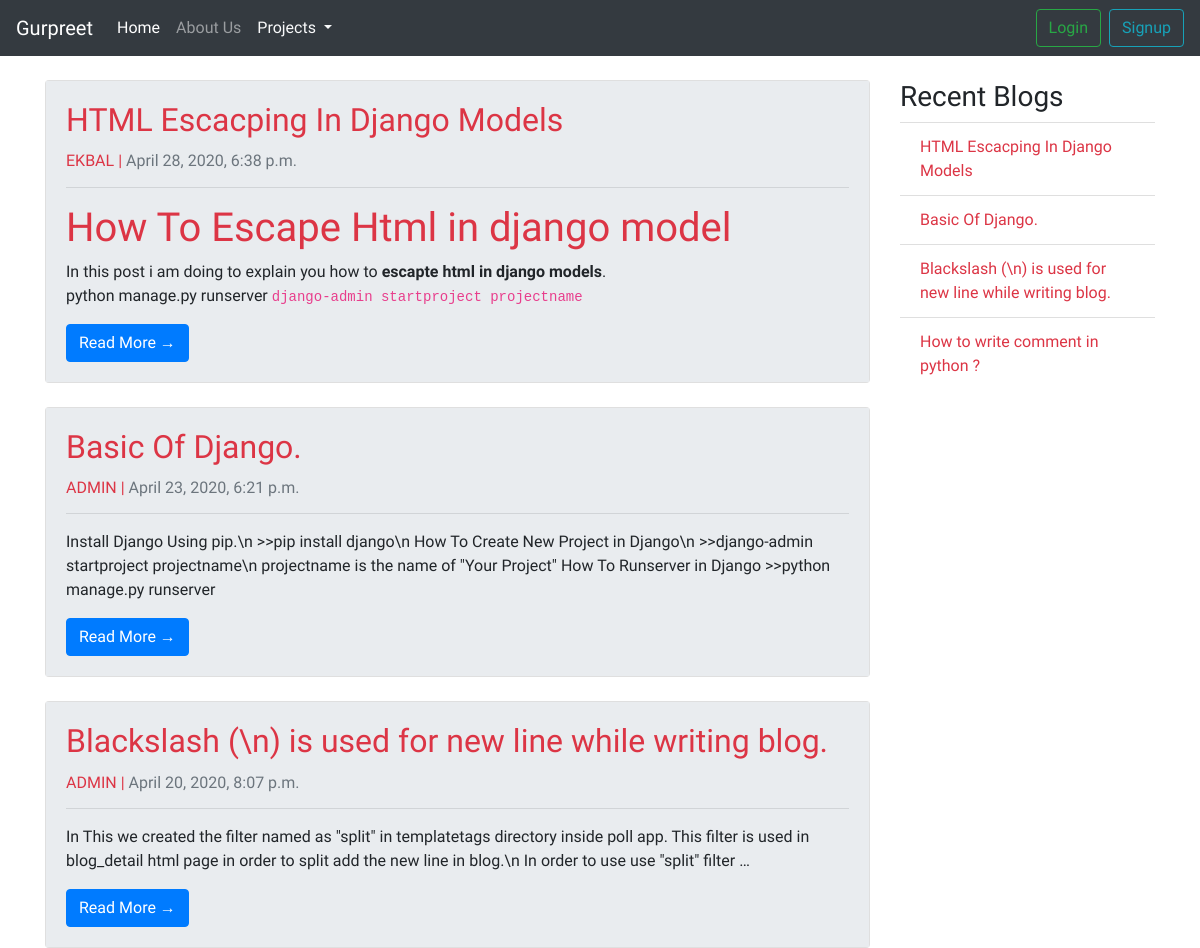
Before: /show_blogs (upper part) with the older database file.
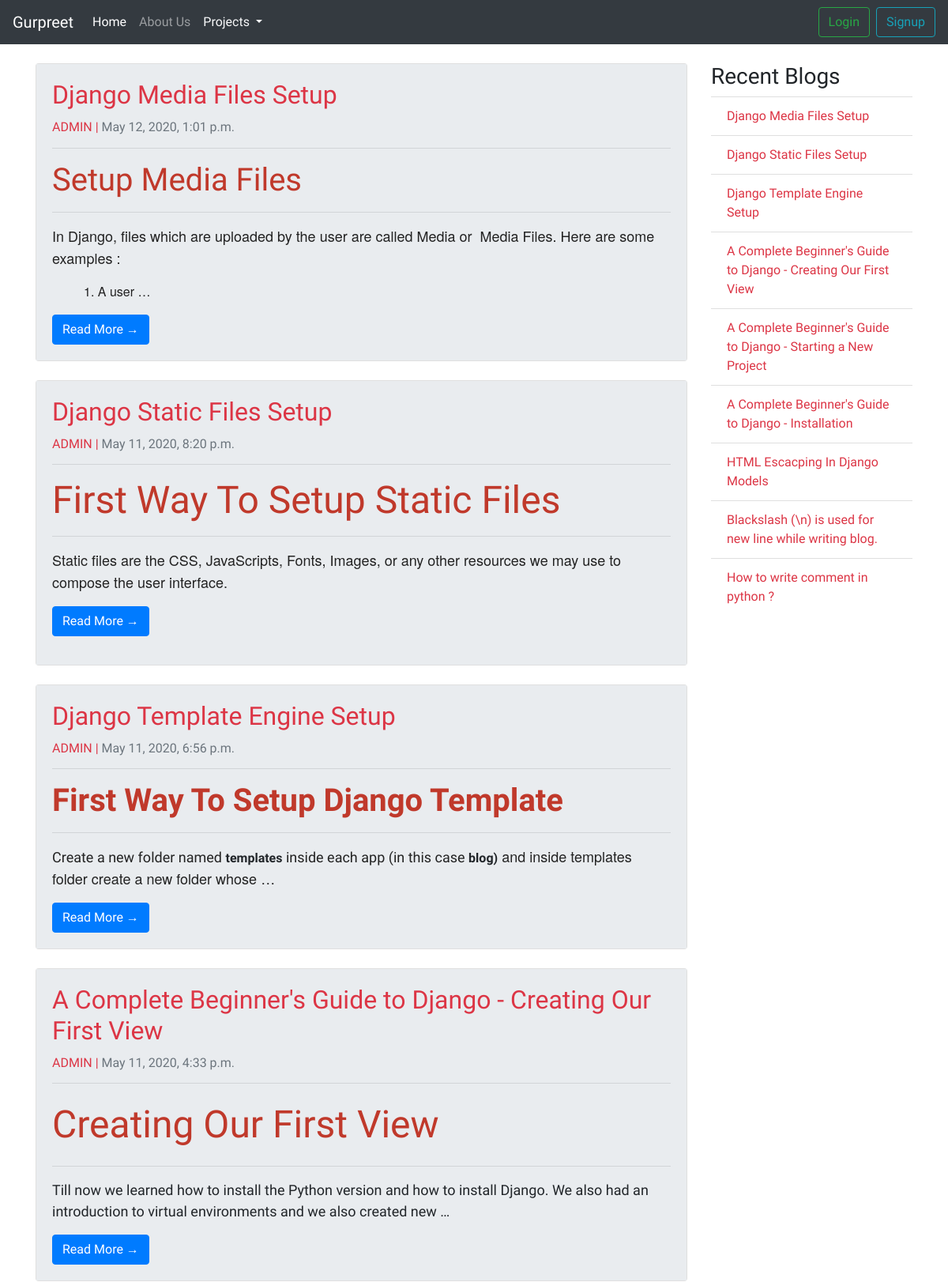
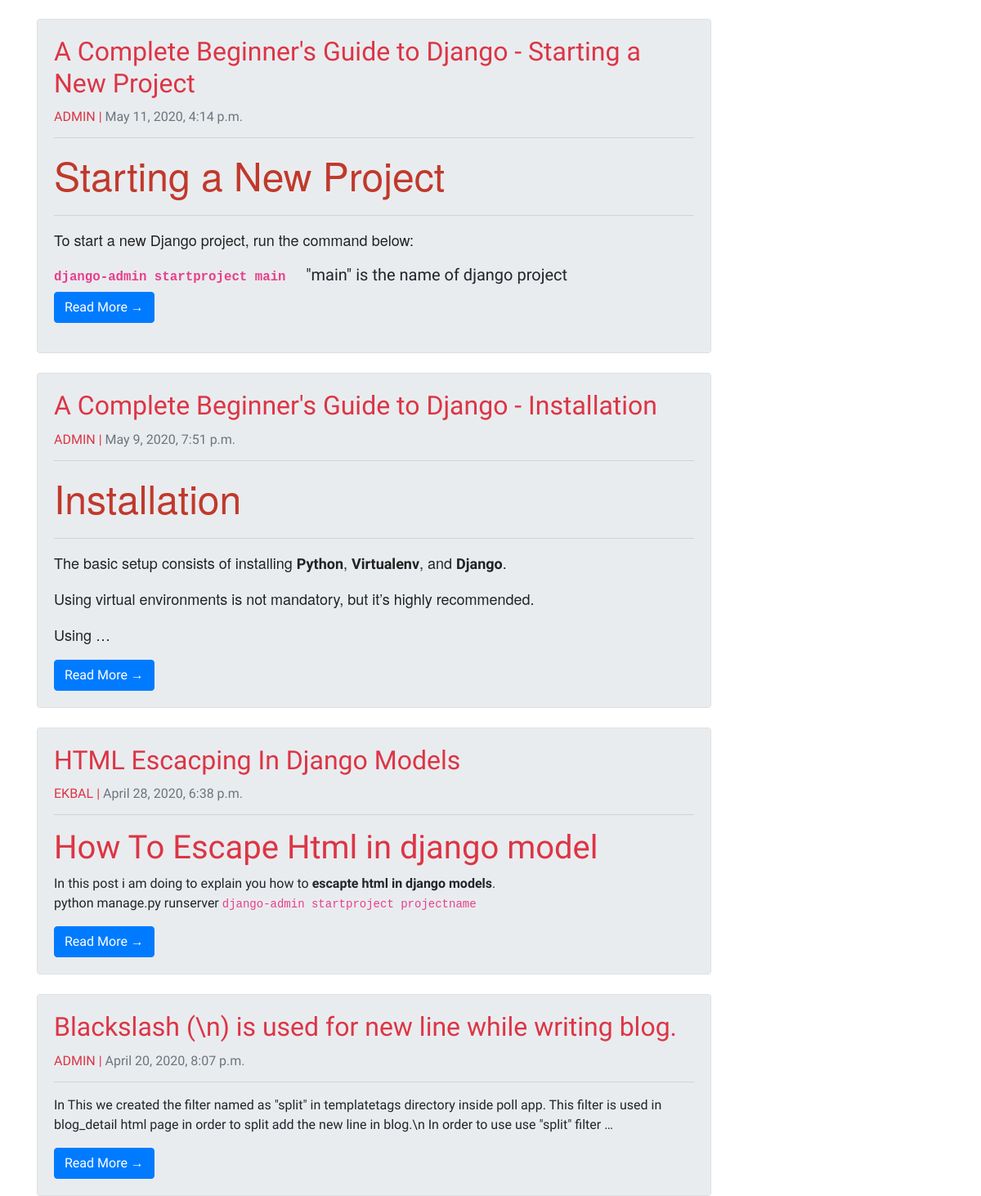
After: the same page with the newer database file (2 pictures, top to bottom).
### blog/models.py (models this page shows)
class Blog(models.Model):
    title = models.TextField(max_length=100)
    content = RichTextUploadingField()
    created_by = models.ForeignKey(User,on_delete=models.CASCADE)
    created_on = models.DateTimeField(auto_now_add=True)
    updated_on = models.DateTimeField(auto_now = True)
    @property
    def img(self):
        return self.images_set.values_list('pic')
    def __str__(self):
        return self.title
    @property
    def display_my_safefield(self):
        if "<script>" in self.content:
            self.is_malicious = True
            self.save()
            return self.content
        return mark_safe(self.content)

### blog/views.py (the view)
# urls.py: path("show_blogs",views.show_blogs,name="show_blogs"),
def show_blogs(request):
    blogs = Blog.objects.all().order_by('-created_on')
    context = {
        "blogs":blogs,
        "images" : Images.objects.all,
    }
    return render(request,"blog/show_blogs.html",context)

### blog/templates/blog/show_blogs.html (shortened to what this page needs)
{% extends "poll/layout.html"%}
{% block body %}
{% load widget_tweaks %}
{% load static %}
<div class="container">
    <div class="row mt-4">
        <div class="col-md-9">
            {% for i in blogs %}
                <div class="card mb-4" id="{{i.id}}">
                    <div class="card-body" style="background-color: #e9ecef;">
                        <h2 class="card-title text-danger">{{ i.title }}</h2>
                        <p class="card-text  h6 text-danger">
                            {{i.created_by|upper}} | <span class="text-muted">{{ i.created_on}} </span>
                        </p>
                        <hr>
                        <p class="card-text">
                            {{i.display_my_safefield|truncatewords:"40"}}
                            {% if i.content|length > 200 %}
                                {% comment %} {{i.display_my_safefield|slice}} {% endcomment %}
                            {% comment %} <span class="text-danger ml-1">. . . .</span> {% endcomment %}
                            {% endif %}
                        </p>
                        {% if i.content|length > 200 %}
                        <a href="{% url 'detail_blog' i.id%}" class="btn btn-primary">Read More &rarr;</a>
                        {% endif %}
                    </div>
                </div>
            {% endfor %}
        </div>
        <div class="col-md-3">
            <ul class="list-group list-group-flush">
                <h3> Recent Blogs</h3>
                {% for i in blogs %}
                <li class="list-group-item text-danger">
                    <a href="#{{i.id}}" class="text-danger">{{i.title}} </a>
                </li>
                {% endfor %}
            </ul>
        </div>
    </div>
    </div>
{% endblock body%}

Changed rows visible on the page:
removed Blog: title "Basic Of Django.", created_by "ADMIN", created_on "April 23, 2020, 6:21 p.m.", display_my_safefield "Install Django Using pip.\\n >>pip install django\\n How To Create New Project in Django\\n >>django-admin startproject projectname\\n projectname is the name of \"Your Project\" How To Runserver in Django >>python manage.py runserver", shows "Read More →"
added Blog: title "Django Media Files Setup", created_by "ADMIN", created_on "May 12, 2020, 1:01 p.m.", display_my_safefield "Setup Media Files In Django, files which are uploaded by the user are called Media or Media Files. Here are some examples : 1. A user …", shows "Read More →"
added Blog: title "Django Static Files Setup", created_by "ADMIN", created_on "May 11, 2020, 8:20 p.m.", display_my_safefield "First Way To Setup Static Files Static files are the CSS, JavaScripts, Fonts, Images, or any other resources we may use to compose the user interface.", shows "Read More →"
added Blog: title "Django Template Engine Setup", created_by "ADMIN", created_on "May 11, 2020, 6:56 p.m.", display_my_safefield "First Way To Setup Django Template Create a new folder named templates inside each app (in this case blog) and inside templates folder create a new folder whose …", shows "Read More →"
added Blog: title "A Complete Beginner's Guide to Django - Creating Our First View", created_by "ADMIN", created_on "May 11, 2020, 4:33 p.m.", display_my_safefield "Creating Our First View Till now we learned how to install the Python version and how to install Django. We also had an introduction to virtual environments and we also created new …", shows "Read More →"
added Blog: title "A Complete Beginner's Guide to Django - Starting a New Project", created_by "ADMIN", created_on "May 11, 2020, 4:14 p.m.", display_my_safefield "Starting a New Project To start a new Django project, run the command below: django-admin startproject main \"main\" is the name of django project", shows "Read More →"
added Blog: title "A Complete Beginner's Guide to Django - Installation", created_by "ADMIN", created_on "May 9, 2020, 7:51 p.m.", display_my_safefield "Installation The basic setup consists of installing Python , Virtualenv , and Django . Using virtual environments is not mandatory, but it’s highly recommended. Using …", shows "Read More →"
